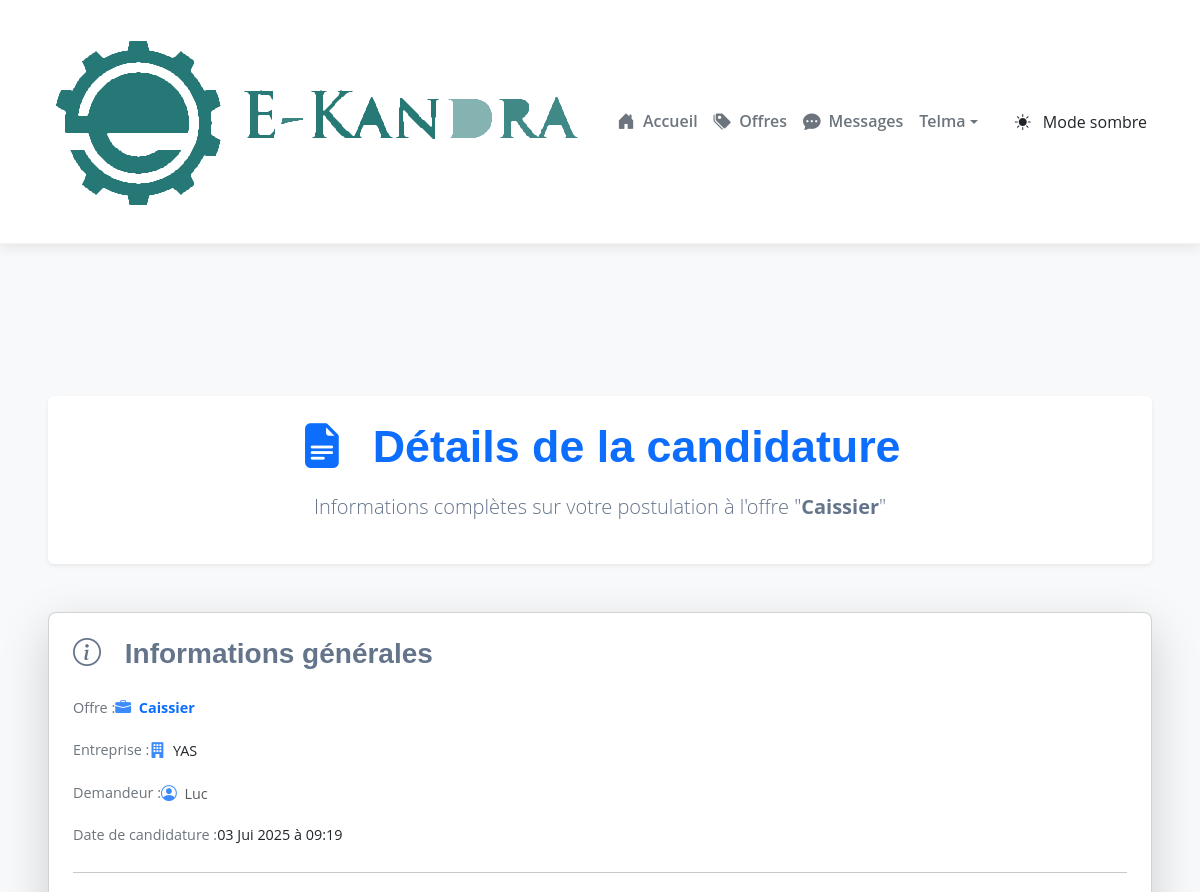
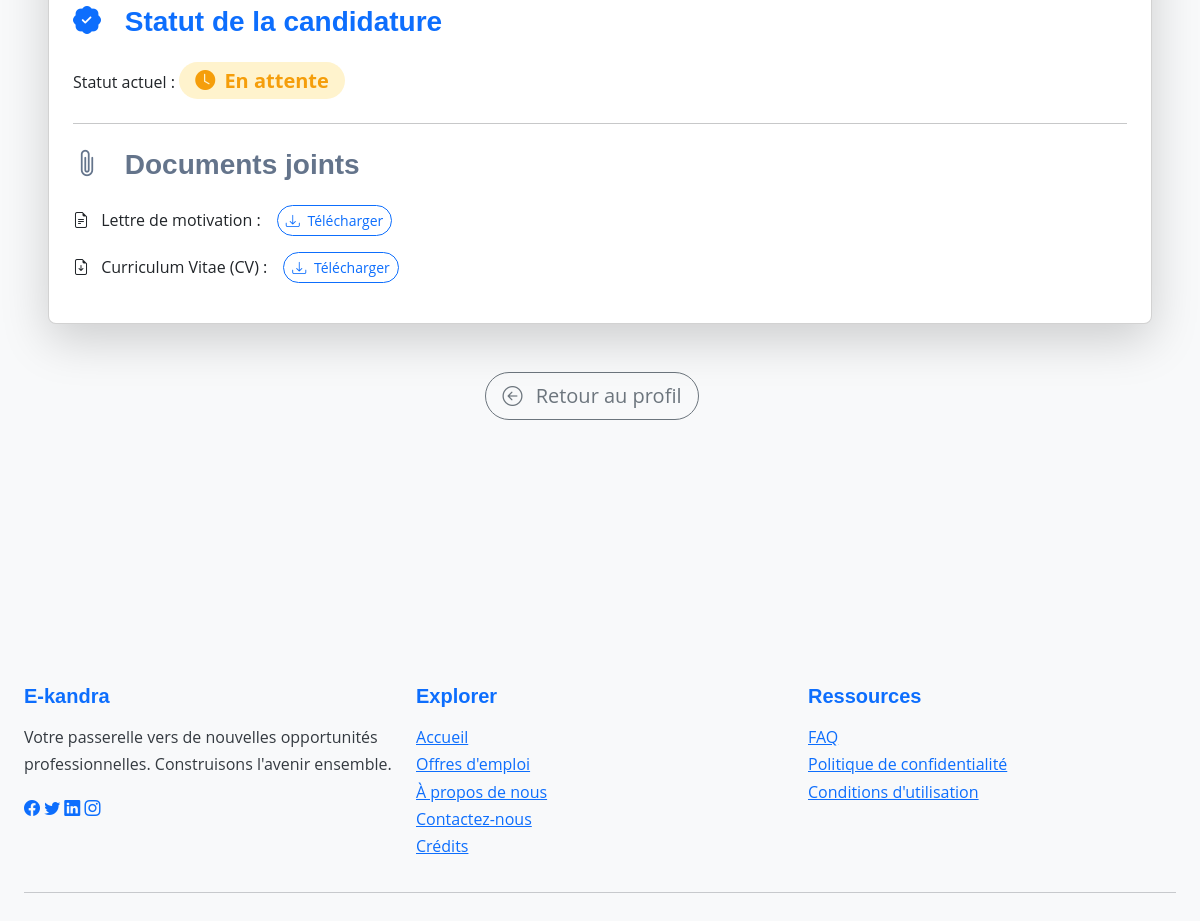
Screenshot of /candidature/detail/30/ (signed in) with the database file from the repository (2 pictures, top to bottom).
### Ekandra/models.py (models this page shows, shortened)
class Candidature(models.Model):
    demandeur = models.ForeignKey(Demandeur, on_delete=models.CASCADE)
    offre = models.ForeignKey(OffreEmploi, on_delete=models.CASCADE)
    cv = models.FileField(upload_to='cvs/', validators=[FileExtensionValidator(['pdf'])], blank=True, null=True)
    lettre_motivation = models.FileField(upload_to='cvs/', validators=[FileExtensionValidator(['pdf'])], blank=True, null=True)
    date_candidature = models.DateTimeField(auto_now_add=True)
    statut = models.CharField(max_length=50, choices=[
        ('en_attente', 'En attente'),
        ('acceptee', 'Acceptée'),
        ('refusee', 'Refusée')
    ], default='en_attente')

class OffreEmploi(models.Model):
    entreprise = models.ForeignKey(Entreprise, on_delete=models.CASCADE)
    titre = models.CharField(max_length=200)
    description = models.TextField()
    salaire = models.DecimalField(max_digits=10, decimal_places=2, null=True, blank=True)
    date_publication = models.DateTimeField(auto_now_add=True)
    date_fin = models.DateTimeField(default=' j/m/n ')
    active = models.BooleanField(default=True)

class Entreprise(models.Model):
    user = models.OneToOneField(User, on_delete=models.CASCADE)
    nom = models.CharField(max_length=100, blank=True, default="Entreprise")
    description = models.TextField(blank=True)
    secteur = models.CharField(max_length=100, blank=True)
    siret = models.CharField(max_length=14,unique=False)
    photo_profil = models.ImageField(upload_to='profils/', blank=True, null=True)
    created_at = models.DateTimeField(auto_now_add=True)

class Demandeur(models.Model):
    user = models.OneToOneField(User, on_delete=models.CASCADE)
    nom = models.CharField(max_length=100, blank=True, default="Utilisateur")
    competences = models.TextField(blank=True)
    cv = models.FileField(upload_to='cvs/', validators=[FileExtensionValidator(['pdf'])], blank=True, null=True)
    photo_profil = models.ImageField(upload_to='profils/', blank=True, null=True)
    created_at = models.DateTimeField(auto_now_add=True)

### Ekandra/views.py (the view)
# urls.py: path('candidature/detail/<int:candidature_id>/', views.candidature_detail, name='candidature_detail'),
@login_required
def candidature_detail(request, candidature_id):
    candidature = get_object_or_404(Candidature, id=candidature_id)
    if request.user == candidature.demandeur.user or request.user == candidature.offre.entreprise.user:
        if request.GET.get('download_cv') and candidature.cv:
            response = HttpResponse(candidature.cv, content_type='application/pdf')
            response['Content-Disposition'] = f'attachment; filename="cv_{candidature.demandeur.nom}.pdf"'
            return response
        if request.GET.get('download_lm') and candidature.lettre_motivation:
            response = HttpResponse(candidature.lettre_motivation, content_type='application/pdf')
            response['Content-Disposition'] = f'attachment; filename="LM_{candidature.demandeur.nom}.pdf"'
            return response
        context = get_base_context(request)
        context.update({'candidature': candidature})
        return render(request, 'Ekandra/candidature_detail.html', context)
    messages.error(request, 'Accès non autorisé.')
    return redirect('home')

### Ekandra/templates/Ekandra/candidature_detail.html (shortened to what this page needs)
{% extends 'Ekandra/base.html' %}
{% load static %}
{% load bootstrap5 %}
{% load i18n %}
{% block extra_css %}
    <link rel="stylesheet" href="{% static 'Ekandra/css/voir_candidature.css' %}">
{% endblock %}
{% block content %}
<div class="container my-5">
    <div class="header-section text-center mb-5 p-4 bg-white rounded shadow-sm">
        <h1 class="display-4 fw-bold text-primary mb-3">
            <i class="bi bi-file-earmark-text-fill me-3"></i> {% trans "Détails de la candidature" %}
        </h1>
        <p class="lead text-secondary">
            {% trans "Informations complètes sur votre postulation à l'offre" %}
            "<span class="fw-bold">{{ candidature.offre.titre }}</span>"
        </p>
    </div>
    <div class="card mx-auto shadow-lg rounded-3 details-card">
        <div class="card-body p-4">
            <h3 class="text-secondary mb-4"><i class="bi bi-info-circle me-3"></i> {% trans "Informations générales" %}</h3>
            <div class="info-item mb-3">
                <span class="info-label">{% trans "Offre" %} :</span>
                <a href="{% url 'candidature_create' candidature.offre.id %}" class="text-decoration-none text-primary fw-bold">
                    <i class="bi bi-briefcase-fill me-1"></i> {{ candidature.offre.titre }}
                </a>
            </div>
            <div class="info-item mb-3">
                <span class="info-label">{% trans "Entreprise" %} :</span>
                <a href="#" class="text-decoration-none text-dark">
                    <i class="bi bi-building-fill me-1"></i> {{ candidature.offre.entreprise.nom }}
                </a>
            </div>
            <div class="info-item mb-3">
                <span class="info-label">{% trans "Demandeur" %} :</span>
                <a href="{% url 'profile' %}" class="text-decoration-none text-muted">
                    <i class="bi bi-person-circle me-1"></i> {{ candidature.demandeur.nom}}
                </a>
            </div>
            <div class="info-item mb-4">
                <span class="info-label">{% trans "Date de candidature" %} :</span>
                <span class="text-dark">{{ candidature.date_candidature|date:"d M Y à H:i" }}</span>
            </div>
            <hr class="my-4">
            <h3 class="text-primary mb-4"><i class="bi bi-patch-check-fill me-3"></i> {% trans "Statut de la candidature" %}</h3>
            <div class="status-item mb-3">
                <span class="info-label">{% trans "Statut actuel" %} :</span>
                {% if candidature.statut == 'acceptee' %}
                    <span class="badge bg-success-subtle text-success fs-5 py-2 px-3 rounded-pill">
                        <i class="bi bi-check-circle-fill me-1"></i> {{ candidature.get_statut_display }}
                    </span>
                {% elif candidature.statut == 'refusee' %}
                    <span class="badge bg-danger-subtle text-danger fs-5 py-2 px-3 rounded-pill">
                        <i class="bi bi-x-circle-fill me-1"></i> {{ candidature.get_statut_display }}
                    </span>
                {% elif candidature.statut == 'en_attente' %}
                    <span class="badge bg-warning-subtle text-warning fs-5 py-2 px-3 rounded-pill">
                        <i class="bi bi-clock-fill me-1"></i> {{ candidature.get_statut_display }}
                    </span>
                {% else %}
                    <span class="badge bg-secondary-subtle text-secondary fs-5 py-2 px-3 rounded-pill">
                        <i class="bi bi-info-circle-fill me-1"></i> {{ candidature.get_statut_display }}
                    </span>
                {% endif %}
            </div>
            <hr class="my-4">
            <h3 class="text-secondary mb-4"><i class="bi bi-paperclip me-3"></i> {% trans "Documents joints" %}</h3>
            <div class="document-section mb-3">
                <div class="d-flex align-items-center mb-2">
                    <span class="document-label me-3"><i class="bi bi-file-earmark-text me-2"></i> {% trans "Lettre de motivation" %} :</span>
                    {% if candidature.lettre_motivation %}
                        <a href="{{ candidature.lettre_motivation.url }}" class="btn btn-outline-primary btn-sm rounded-pill download-btn" download>
                            <i class="bi bi-download me-1"></i> {% trans "Télécharger" %}
                        </a>
                    {% else %}
                        <span class="text-muted">{% trans "Non fournie" %}</span>
                    {% endif %}
                </div>
            </div>
            <div class="document-section mb-3">
                <div class="d-flex align-items-center">
                    <span class="document-label me-3"><i class="bi bi-file-earmark-arrow-down me-2"></i> {% trans "Curriculum Vitae (CV)" %} :</span>
                    {% if candidature.cv %}
                        <a href="{{ candidature.cv.url }}" class="btn btn-outline-primary btn-sm rounded-pill download-btn" download>
                            <i class="bi bi-download me-1"></i> {% trans "Télécharger" %}
                        </a>
                    {% else %}
                        <span class="text-muted">{% trans "Non disponible" %}</span>
                    {% endif %}
                </div>
            </div>
        </div>
    </div>
    <div class="text-center mt-5">
        <a href="{% url 'profile' %}" class="btn btn-outline-secondary btn-lg rounded-pill back-button-animated me-3">
            <i class="bi bi-arrow-left-circle me-2"></i> {% trans "Retour au profil" %}
        </a>
    </div>
</div>
{% endblock %}

### Ekandra/templates/Ekandra/base.html (shortened to what this page needs)
{% load static %}
{% load bootstrap5 %}
<!DOCTYPE html>
<html lang="fr">
<head>
    <link rel="stylesheet" href="{% static 'Ekandra/css/style.css' %}">
    <link href="https://cdn.jsdelivr.net/npm/bootstrap@5.3.0/dist/css/bootstrap.min.css" rel="stylesheet">
    <link href="https://cdn.jsdelivr.net/npm/bootstrap-icons/font/bootstrap-icons.css" rel="stylesheet">
    <link rel="stylesheet" href="https://cdnjs.cloudflare.com/ajax/libs/animate.css/4.1.1/animate.min.css"/>
    <link rel="stylesheet" href="{% static 'Ekandra/css/style.css' %}">
    {% block extra_css %}{% endblock %}
</head>
<body class="light-mode d-flex flex-column min-vh-100"
{% block body_class %}{% endblock %}>
    <header class="main-header sticky-top">
        <nav class="navbar navbar-expand-lg">
            <div class="container-fluid app-container">
                <a class="navbar-brand brand-logo" href="{% url 'home' %}">
                    <img src="{% static 'Ekandra/image/Ekandra.svg' %}" alt="E-kandra Logo" class="logo">
                </a>
                <div class="collapse navbar-collapse" id="navbarNav">
                    <ul class="navbar-nav ms-auto mb-2 mb-lg-0 align-items-center">
                        <li class="nav-item">
                            <a class="nav-link nav-link-custom {% if request.resolver_match.url_name == 'home' %}active{% endif %}" aria-current="page" href="{% url 'home' %}">
                                <i class="bi bi-house-door-fill me-2"></i> Accueil
                            </a>
                        </li>
                        <li class="nav-item">
                            <a class="nav-link nav-link-custom {% if request.resolver_match.url_name == 'offres' %}active{% endif %}" href="{% url 'offres' %}">
                                <i class="bi bi-tags-fill me-2"></i> Offres
                            </a>
                        </li>
                        {% if user.is_authenticated %}
                            <li class="nav-item">
                                <a class="nav-link nav-link-custom {% if request.resolver_match.url_name == 'messages' %}active{% endif %}" href="{% url 'messages' %}">
                                    <i class="bi bi-chat-dots-fill me-2"></i> Messages
                                </a>
                            </li>
                            <li class="nav-item dropdown">
                                <a class="nav-link dropdown-toggle nav-link-custom" href="#" id="navbarDropdownProfile" role="button" data-bs-toggle="dropdown" aria-expanded="false">
                                    {{ user.username|default:"Utilisateur" }}
                                </a>
                            </li>
                        {% endif %}
                        <li class="nav-item ms-lg-3 d-flex align-items-center">
                            <button id="theme-toggle" class="btn theme-toggle-btn">
                                <i class="bi bi-sun-fill me-2" id="sun-icon"></i>
                                <span id="theme-text">Mode clair</span>
                            </button>
                        </li>
                    </ul>
                </div>
            </div>
        </nav>
    </header>
    <main class="flex-grow-1 main-content-area">
        <div class="container app-container mt-4 mb-5">
            {% block content %}
            {% endblock %}
        </div>
    </main>
    <footer class="app-footer py-5 mt-auto">
        <div class="container app-container">
            <div class="row">
                <div class="col-md-4 mb-4 mb-md-0">
                    <h5 class="footer-heading">E-kandra</h5>
                    <p class="footer-text">Votre passerelle vers de nouvelles opportunités professionnelles. Construisons l'avenir ensemble.</p>
                    <div class="social-links">
                        <a href="#" class="social-icon"><i class="bi bi-facebook"></i></a>
                        <a href="#" class="social-icon"><i class="bi bi-twitter"></i></a>
                        <a href="#" class="social-icon"><i class="bi bi-linkedin"></i></a>
                        <a href="#" class="social-icon"><i class="bi bi-instagram"></i></a>
                    </div>
                </div>
                <div class="col-md-4 mb-4 mb-md-0">
                    <h5 class="footer-heading">Explorer</h5>
                    <ul class="list-unstyled footer-links">
                        <li><a href="{% url 'home' %}">Accueil</a></li>
                        <li><a href="{% url 'offres' %}">Offres d'emploi</a></li>
                        <li><a href= "{% url 'a_propos' %}">À propos de nous</a></li>
                        <li><a href="{% url 'contact' %}">Contactez-nous</a></li>
                        <li><a href="{% url 'credits' %}">Crédits</a></li>
                    </ul>
                </div>
                <div class="col-md-4">
                    <h5 class="footer-heading">Ressources</h5>
                    <ul class="list-unstyled footer-links">
                        <li><a href="{% url 'faq' %}">FAQ</a></li>
                        <li><a href="#">Politique de confidentialité</a></li>
                        <li><a href="#">Conditions d'utilisation</a></li>
                    </ul>
                </div>
            </div>
            <hr class="footer-divider">
        </div>
    </footer>
</body>
</html>

### rows the page displays
Candidature: offre.titre "Caissier", offre.entreprise.nom "YAS", demandeur.nom "Luc", date_candidature "03 Jui 2025 à 09:19", statut "En attente"

### other values shown
{{ user.username|default:"Utilisateur" }} "Telma"
